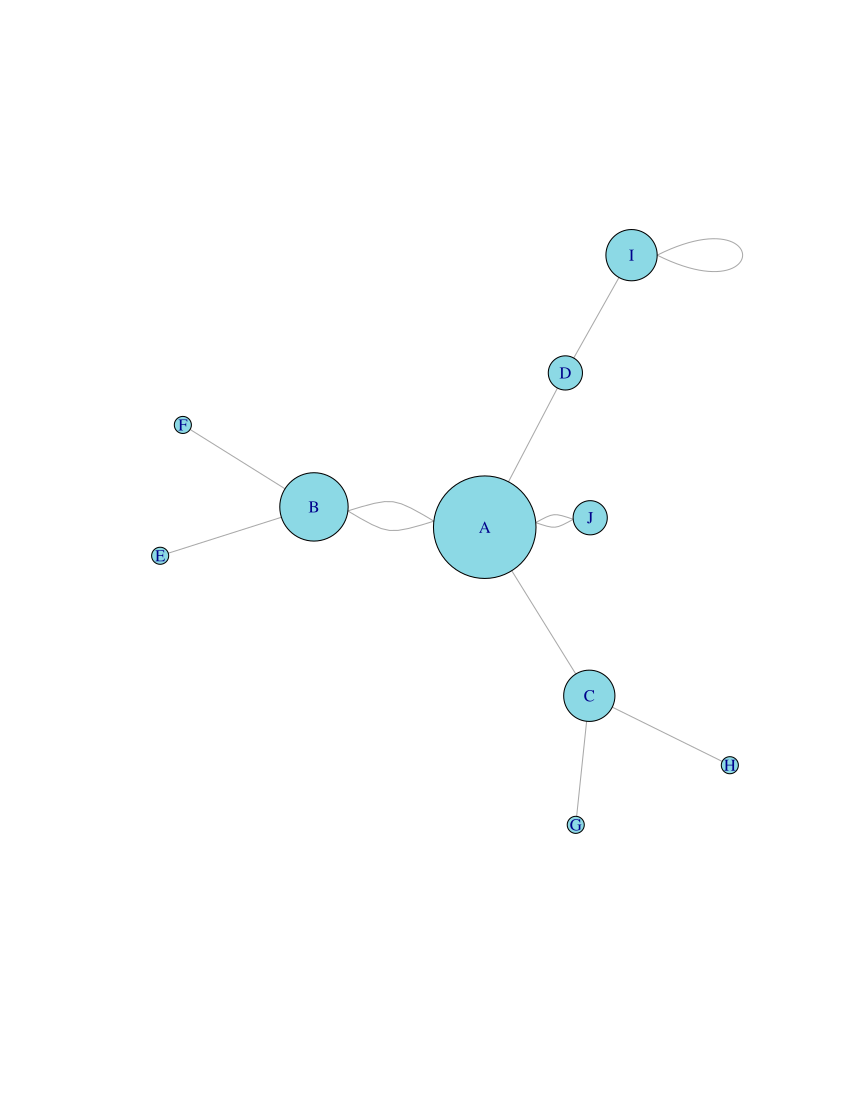

Reproduce this figure in R.
# library
library(igraph)

# create data:
links = data.frame(
  source = c("A","A", "A", "A", "A","J", "B", "B", "C", "C", "D","I"),
  target = c("B","B", "C", "D", "J","A","E", "F", "G", "H", "I","I")
)

# Turn it into igraph object
network=graph_from_data_frame(d = links, directed = F) 

# Count the number of degree for each node:
deg=degree(network, mode = "all")

# Plot
plot(network, vertex.size = deg * 6, vertex.color = rgb(0.1,0.7,0.8,0.5) )


# source : https://www.r-graph-gallery.com/251-network-with-node-size-based-on-edges-number/
